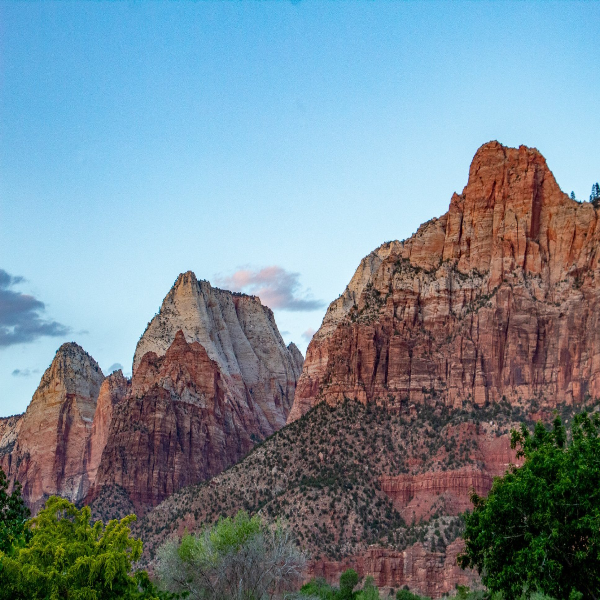
#> input picture ex3/part1/zion.png, 600 x 600 px
$ python ex3.py
#> lines starting #> are read from the running program, lines starting #| are printed output that depends on the picture
import numpy as np
import cv2
from scipy.fft import fft2, ifft2, fftshift

##############################################################################################################
# Question 1
##############################################################################################################
DEFAULT_LAYERS_NUM = 6
MAX_BRIGHTNESS = 255


def generate_gaussian_pyramid(image: np.ndarray, layers: int = DEFAULT_LAYERS_NUM) -> list:
    """
    Generate a Gaussian pyramid for a given image.
    :param image: The input image (numpy.ndarray)
    :param layers: The number of pyramid layers to generate.
    :return: A list containing the Gaussian pyramid levels.
    """
    pyramid = [image]
    for _ in range(layers):
        image = cv2.pyrDown(image)  # Downsample the image
        pyramid.append(image)
    return pyramid


def generate_laplacian_pyramid(gaussian_pyramid: list) -> list:
    """
    Generate a Laplacian pyramid from a given Gaussian pyramid.
    :param gaussian_pyramid: The Gaussian pyramid
    :return: A list containing the Laplacian pyramid levels.
    """
    laplacian_pyramid = [gaussian_pyramid[-1]]  # Start with the smallest level
    for i in range(len(gaussian_pyramid) - 1, 0, -1):
        gaussian_expended = cv2.resize(gaussian_pyramid[i],
                                       (gaussian_pyramid[i - 1].shape[1],
                                        gaussian_pyramid[i - 1].shape[0]))
        laplacian = cv2.subtract(gaussian_pyramid[i - 1], gaussian_expended)  # Subtract to get the details
        laplacian_pyramid.append(laplacian)
    return laplacian_pyramid


def combine_pyramids(lp_first: list, lp_second: list, gp_mask: list) -> list:
    """
    Combine two Laplacian pyramids using a Gaussian mask pyramid.
    :param lp_first: Laplacian pyramid of the first image
    :param lp_second: Laplacian pyramid of the second image
    :param gp_mask: Gaussian pyramid of the mask
    :return: A combined Laplacian pyramid
    """
    combined_pyramid = []
    for first_lap, second_lap, mask in zip(lp_first, lp_second, gp_mask):
        # Resize the mask to match the current Laplacian level
        mask_resized = cv2.resize(mask, (first_lap.shape[1], first_lap.shape[0]))
        mask_resized = mask_resized / MAX_BRIGHTNESS  # Normalize mask to [0, 1] range

        # Blend using the mask
        blended = first_lap * mask_resized + second_lap * (1 - mask_resized)
        combined_pyramid.append(blended)
    return combined_pyramid


def reconstruct_from_pyramid(combined_pyramid: list) -> np.ndarray:
    """
    Reconstruct an image from a combined Laplacian pyramid
    :param combined_pyramid: The combined Laplacian pyramid
    :return: The reconstructed image
    """
    combined_image = combined_pyramid[0]
    for i in range(1, len(combined_pyramid)):
        combined_image = cv2.resize(combined_image,
                                    (combined_pyramid[i].shape[1], combined_pyramid[i].shape[0]))
        combined_image = cv2.add(combined_pyramid[i], combined_image)  # Add the details back
    return combined_image


def blend_images(first_path: str, second_path: str, mask_path: str, output_path: str,
                 layers: int = DEFAULT_LAYERS_NUM) -> None:
    """
    Blend two images using pyramidal blending
    :param first_path: Path to the first image
    :param second_path: Path to the second image
    :param mask_path: Path to the mask image
    :param output_path: Path to save the blended output image
    :param layers: Number of pyramid layers to use
    """
#> called with first_path = 'part1/zion.png', second_path = 'part1/moon.png', mask_path = 'part1/moon_mask.png', output_path = 'part1/blended_image.png', layers = 6
    # Read the images
    first = cv2.imread(first_path).astype(np.float32)  # Load the first image as float32
    second = cv2.imread(second_path).astype(np.float32)  # Load the second image as float32
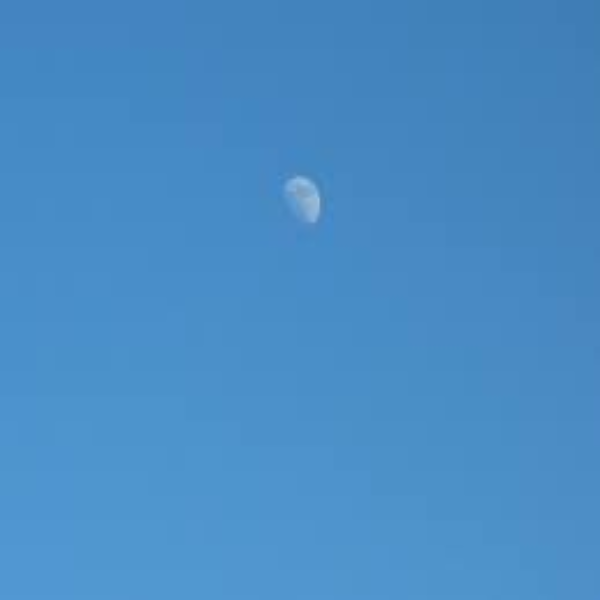
#> input picture ex3/part1/moon.png, 600 x 600 px
    mask = cv2.imread(mask_path)  # Load the mask
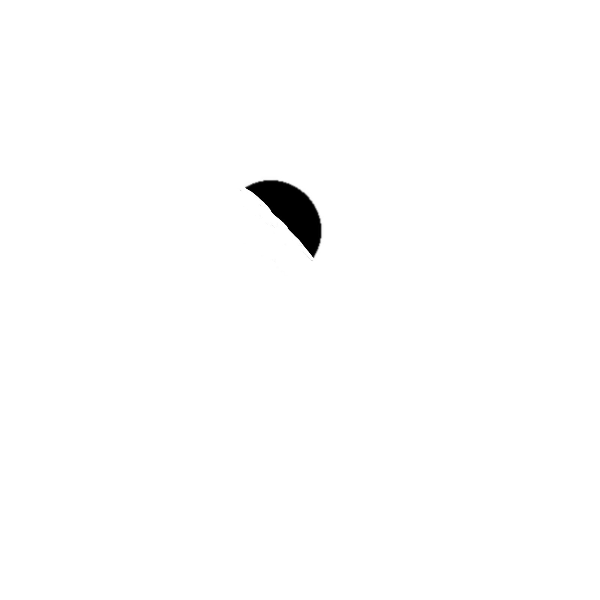
#> input picture ex3/part1/moon_mask.png, 600 x 600 px
#> mask is the input picture: shape (600, 600, 3); min 0, max 255, mean 253.1

    # Generate Gaussian pyramids
    gp_first = generate_gaussian_pyramid(first, layers)
#> after the loop in generate_gaussian_pyramid, `for _ in range(layers):`: pyramid = 7 items
#> gp_first = 7 items
    gp_second = generate_gaussian_pyramid(second, layers)
#> gp_second = 7 items
    gp_mask = generate_gaussian_pyramid(mask, layers)
#> gp_mask = 7 items

    # Generate Laplacian pyramids
    lp_first = generate_laplacian_pyramid(gp_first)
#> the loop in generate_laplacian_pyramid, `for i in range(len(gaussian_pyramid) - 1, 0, -1):` made 6 passes
#> i on passes 1, 2, 3, 5, 6: 6, 5, 4, 2, 1
#> pass 3, in generate_laplacian_pyramid, `laplacian = cv2.subtract(gaussian_pyramid[i - 1], gaussian_expended)`:
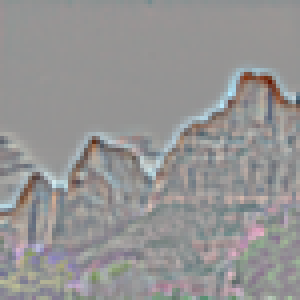
#> laplacian: shape (75, 75, 3) float32 (shown 4 times larger); mean of channels 0, 1, 2 0.2, 0.3, 0.7; drawn with min black and max white
#> lp_first = 7 items
    lp_second = generate_laplacian_pyramid(gp_second)
#> the loop in generate_laplacian_pyramid (call 2), `for i in range(len(gaussian_pyramid) - 1, 0, -1):` made 6 passes
#> pass 3, in generate_laplacian_pyramid (call 2), `laplacian = cv2.subtract(gaussian_pyramid[i - 1], gaussian_expended)`:
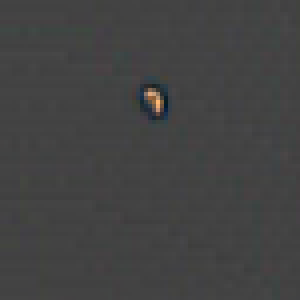
#> laplacian: shape (75, 75, 3) float32 (shown 4 times larger); mean of channels 0, 1, 2 0, 0, 0; drawn with min black and max white
#> lp_second = 7 items

    # Combine pyramids and reconstruct the blended image
    combined_pyramid = combine_pyramids(lp_first, lp_second, gp_mask)
#> the loop in combine_pyramids, `for first_lap, second_lap, mask in zip(lp_first, lp_second, gp_mask):` made 7 passes
#> after the loop in combine_pyramids, `for first_lap, second_lap, mask in zip(lp_first, lp_second, gp_mask):`:
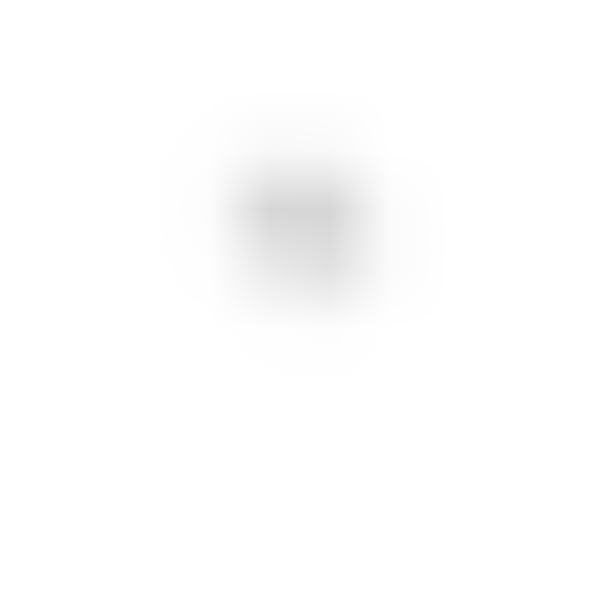
#> mask_resized: shape (600, 600, 3) float64; min 0.835, max 1, mean 0.994
#> combined_pyramid = 7 items
    combined_reconstruct = reconstruct_from_pyramid(combined_pyramid)
#> the loop in reconstruct_from_pyramid, `for i in range(1, len(combined_pyramid)):` made 6 passes

    # Save the blended image to the specified output path
    cv2.imwrite(output_path, combined_reconstruct)

    # Display the results
    cv2.imshow('first', first / MAX_BRIGHTNESS)
    cv2.imshow('second', second / MAX_BRIGHTNESS)
    cv2.imshow('mask', mask / MAX_BRIGHTNESS)
    cv2.imshow('blended image', combined_reconstruct / MAX_BRIGHTNESS)

    # Wait and clean up
    cv2.waitKey(0)
    cv2.destroyAllWindows()


##############################################################################################################
# Question 2
##############################################################################################################
def hybridize_images(first_path: str, second_path: str, gaussian_path: str, output_path: str) -> None:
    """
    Combines two images using hybrid image technique in color mode.

    This function reads two color images and a grayscale Gaussian filter, then creates a hybrid image
    by combining the high-frequency components of the first image with the low-frequency components
    of the second image in the frequency domain.

    :param first_path: Path to the first image
    :param second_path: Path to the second image
    :param gaussian_path: Path to the mask image
    :param output_path: Path to save the blended output image
    """
#> called with first_path = 'part2/Bennett.png', second_path = 'part2/Lapid.png', gaussian_path = 'part2/gaussian.png', output_path = 'part2/hybrid_image.png'
    # Read the images
    first = cv2.imread(first_path).astype(np.float32)
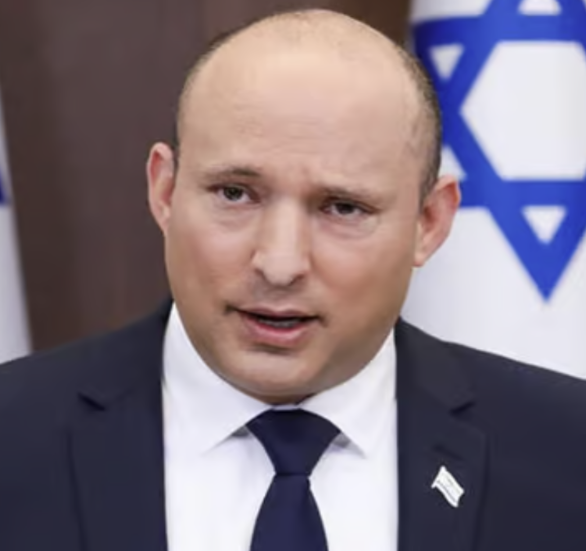
#> input picture ex3/part2/Bennett.png, 586 x 551 px
#> first: shape (551, 586, 3) float32
    second = cv2.imread(second_path).astype(np.float32)
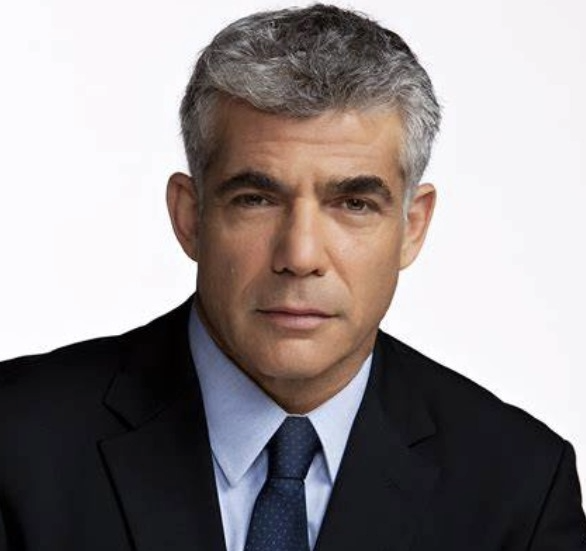
#> input picture ex3/part2/Lapid.png, 586 x 551 px
#> second: shape (551, 586, 3) float32
    gaussian = cv2.imread(gaussian_path, cv2.IMREAD_GRAYSCALE)

    # Normalize the Gaussian filter mask to ensure its values are between 0 and 1
#> (the run stopped early here; a loop or call above may not have finished)
